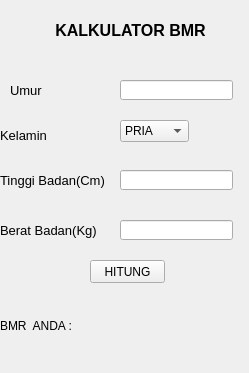
<?xml version="1.0" encoding="UTF-8"?>
<ui version="4.0">
 <class>KalkulatorBmr</class>
 <widget class="QMainWindow" name="KalkulatorBmr">
  <property name="geometry">
   <rect>
    <x>0</x>
    <y>0</y>
    <width>249</width>
    <height>373</height>
   </rect>
  </property>
  <property name="windowTitle">
   <string>Kalkulator Bmr</string>
  </property>
  <widget class="QWidget" name="kalkulator_bmr">
   <widget class="QLabel" name="label">
    <property name="geometry">
     <rect>
      <x>10</x>
      <y>10</y>
      <width>241</width>
      <height>41</height>
     </rect>
    </property>
    <property name="font">
     <font>
      <pointsize>12</pointsize>
      <weight>75</weight>
      <bold>true</bold>
     </font>
    </property>
    <property name="text">
     <string>KALKULATOR BMR</string>
    </property>
    <property name="alignment">
     <set>Qt::AlignCenter</set>
    </property>
   </widget>
   <widget class="QLabel" name="label_2">
    <property name="geometry">
     <rect>
      <x>10</x>
      <y>70</y>
      <width>101</width>
      <height>41</height>
     </rect>
    </property>
    <property name="text">
     <string>&lt;html&gt;&lt;head/&gt;&lt;body&gt;&lt;p&gt;&lt;span style=&quot; font-size:10pt;&quot;&gt;Umur&lt;/span&gt;&lt;/p&gt;&lt;/body&gt;&lt;/html&gt;</string>
    </property>
   </widget>
   <widget class="QLabel" name="label_3">
    <property name="geometry">
     <rect>
      <x>0</x>
      <y>120</y>
      <width>111</width>
      <height>31</height>
     </rect>
    </property>
    <property name="text">
     <string>&lt;html&gt;&lt;head/&gt;&lt;body&gt;&lt;p&gt;&lt;span style=&quot; font-size:10pt;&quot;&gt;Kelamin&lt;/span&gt;&lt;/p&gt;&lt;/body&gt;&lt;/html&gt;</string>
    </property>
   </widget>
   <widget class="QLabel" name="label_4">
    <property name="geometry">
     <rect>
      <x>0</x>
      <y>160</y>
      <width>111</width>
      <height>41</height>
     </rect>
    </property>
    <property name="text">
     <string>&lt;html&gt;&lt;head/&gt;&lt;body&gt;&lt;p&gt;&lt;span style=&quot; font-size:10pt;&quot;&gt;Tinggi Badan(Cm)&lt;/span&gt;&lt;/p&gt;&lt;/body&gt;&lt;/html&gt;</string>
    </property>
   </widget>
   <widget class="QLabel" name="label_5">
    <property name="geometry">
     <rect>
      <x>0</x>
      <y>210</y>
      <width>111</width>
      <height>41</height>
     </rect>
    </property>
    <property name="text">
     <string>&lt;html&gt;&lt;head/&gt;&lt;body&gt;&lt;p&gt;&lt;span style=&quot; font-size:10pt;&quot;&gt;Berat Badan(Kg)&lt;/span&gt;&lt;/p&gt;&lt;/body&gt;&lt;/html&gt;</string>
    </property>
   </widget>
   <widget class="QLineEdit" name="Txt_umur">
    <property name="geometry">
     <rect>
      <x>120</x>
      <y>80</y>
      <width>113</width>
      <height>20</height>
     </rect>
    </property>
   </widget>
   <widget class="QComboBox" name="cmb_kelamin">
    <property name="geometry">
     <rect>
      <x>120</x>
      <y>120</y>
      <width>69</width>
      <height>22</height>
     </rect>
    </property>
    <item>
     <property name="text">
      <string>PRIA</string>
     </property>
    </item>
    <item>
     <property name="text">
      <string>WANITA</string>
     </property>
    </item>
   </widget>
   <widget class="QLineEdit" name="Txt_tb">
    <property name="geometry">
     <rect>
      <x>120</x>
      <y>170</y>
      <width>113</width>
      <height>20</height>
     </rect>
    </property>
   </widget>
   <widget class="QLineEdit" name="Txt_bb">
    <property name="geometry">
     <rect>
      <x>120</x>
      <y>220</y>
      <width>113</width>
      <height>20</height>
     </rect>
    </property>
   </widget>
   <widget class="QPushButton" name="PB_hitung">
    <property name="geometry">
     <rect>
      <x>90</x>
      <y>260</y>
      <width>75</width>
      <height>23</height>
     </rect>
    </property>
    <property name="text">
     <string>HITUNG</string>
    </property>
   </widget>
   <widget class="QLabel" name="label_hasil">
    <property name="geometry">
     <rect>
      <x>70</x>
      <y>290</y>
      <width>171</width>
      <height>81</height>
     </rect>
    </property>
    <property name="text">
     <string/>
    </property>
   </widget>
   <widget class="QLabel" name="label_7">
    <property name="geometry">
     <rect>
      <x>0</x>
      <y>290</y>
      <width>71</width>
      <height>71</height>
     </rect>
    </property>
    <property name="text">
     <string>BMR  ANDA :</string>
    </property>
   </widget>
  </widget>
 </widget>
 <resources/>
 <connections/>
</ui>
